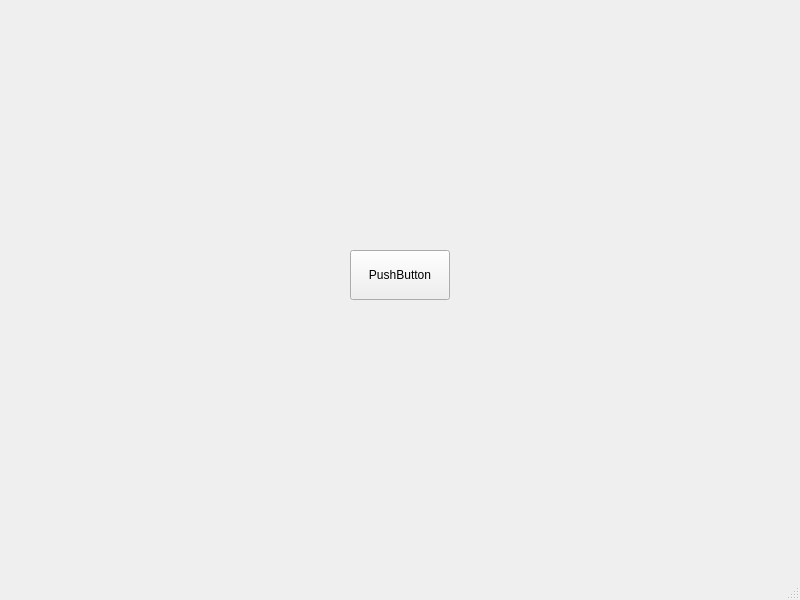
<?xml version="1.0" encoding="UTF-8"?>
<ui version="4.0">
 <class>MainWindow</class>
 <widget class="QMainWindow" name="MainWindow">
  <property name="geometry">
   <rect>
    <x>0</x>
    <y>0</y>
    <width>800</width>
    <height>600</height>
   </rect>
  </property>
  <property name="windowTitle">
   <string>MainWindow</string>
  </property>
  <widget class="QWidget" name="centralwidget">
   <widget class="QPushButton" name="pushButton">
    <property name="geometry">
     <rect>
      <x>350</x>
      <y>250</y>
      <width>100</width>
      <height>50</height>
     </rect>
    </property>
    <property name="text">
     <string>PushButton</string>
    </property>
   </widget>
  </widget>
  <widget class="QMenuBar" name="menubar">
   <property name="geometry">
    <rect>
     <x>0</x>
     <y>0</y>
     <width>800</width>
     <height>21</height>
    </rect>
   </property>
  </widget>
  <widget class="QStatusBar" name="statusbar"/>
 </widget>
 <resources/>
 <connections/>
</ui>
